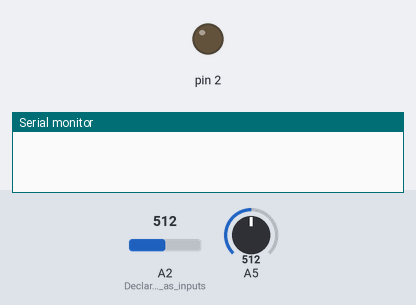
Recording of a sketch running on a simulated Arduino Mega 2560, built with avr-gcc and run on an emulated ATmega2560. On the bench: output pins drawn as LEDs (lit = HIGH), the last lines printed to the serial monitor. The test bench sets the inputs (shaded band); at power-on: A2 (Declaring_pins_as_inputs) = 512, A5 = 512.

Above: at 0.1 s.
At 2.25 s:
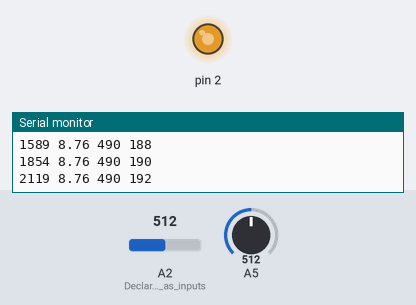
At 9.9 s:
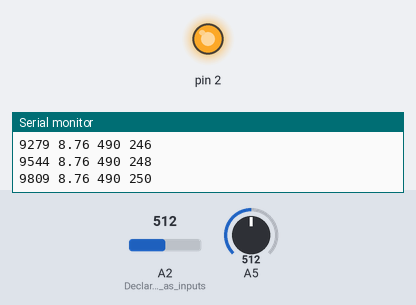
Timing chart, 0 to 11.4 s (numbered marks = the images above):
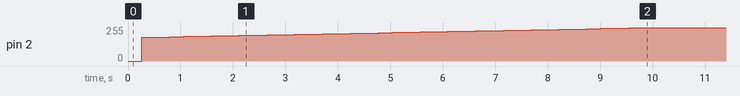

The sketch:

mppt_simple_small_step.ino
```cpp
/*
  Maximum Power Point Tracking - Simple Small

  This is the code of Maximum Power Point Tracking
  which uses simple perturb and observe method to
  reach the maximum power point with a fixed step
  size which is very small. This large step size
  causes the converter reach maximum power point very slowly.

  The circuit:
  * A5 - Analog Input from the current sensor
  * A2 - Analog Input from the voltage sensor
  * 2 - PWM output to the MOSFET of the power converter
  * Resitor divider as the voltage sensor (56K an 22k OUTPUT across 22K)
  * ACS712 based current sensor

  Created 08 JUNE 2016
  By Kartik Samtani

*/

int current; // stores current flowing into the converter - at input
float voltage=0.0; // stores the voltage applied across the input terminals of the converter
float prev_voltage=0.0; // stores the voltage applied across the input terminals of the converter at the previous instant of computation
float power=0.0; // stores the power drawn by the converter at its input terminals from the source
float prev_power=0.0; // stores the power drawn by the converter at its input terminals from the source at the previous instant of computation
int pwm_value = 180; // by defualt the PWM value applied to the MOSFET of the DC-DC converter
int steps = 2; // step size of the PWM values if the operating point of the solar cell is such that V_(solar) < V_(mpp)
int steps2 = 2; // step size of the PWM values if the operating point of the solar cell is such that V_(solar) > V_(mpp)
long unsigned int time_stamp; // a variable which stores the appropriate time stamp for data logging purpose

int meas_current() // Routine to measure the current flowing into the dc-dc converter using ACS712 sensor, Output - current value in mA in integer format
{
  int i = 0;
  int samples = 100; // number of samples over which the average is to be taken
  float sum=0; // accumulator variable for finding the average current
  int value;
  int new_value;
  float temp_current;
  int current;
  int suma=0;
  int avg_current=0.0;

  for(int j=0;j<20;j++)
  {
  for(i=0;i<samples;i++)
   sum+=analogRead(A5);
   value = sum/samples; // callibration steps determined by experimentation using the laboratory source which gave a constant current flowing through the sensor
   new_value = value - 158;
   temp_current = new_value*1.272;
   if(temp_current<0)
   temp_current = 0;
   sum=0;
   current = (int)(temp_current/10);
   current = current * 10;
   suma+=current;
   //suma+=temp_current;
   }
   avg_current = (suma/200)*10; // this step makes the 3 digit value of current in mA insesitive at the unit's place
   return avg_current+40; // while returning the value of current, an offset of 40 was given to get the actual value of current for data-logging purposes
}

float meas_voltage() // Routine to measure the voltage across the input terminals of dc-dc converter, Output - voltage value in volts in integer format
{
  int i = 0;
  int samples = 200; // number of values over which the average is to be taken
  float sum=0;
  int value;
  int new_value;
  float voltage;

  for(i=0;i<samples;i++)
  sum+=analogRead(A2);
  value = sum/samples;
  new_value = value;
  voltage = (float)new_value*5/1023;
  sum = 0;
  return voltage*3.5;
}


void setup() {
  pinMode(A2,INPUT); // Declaring pins as inputs or outputs
  pinMode(A5,INPUT);
  pinMode(2,OUTPUT);
  TCCR3B &= ~0b00000111; // This is to configure the Timer 3 register of ATmel 2560 to give PWM of frequency 32.5KHz at pin 2
  TCCR3B |= 0b00000001;
  Serial.begin(9600); // Configure the UART protocol to work at 9600 bauds
}

void loop()
{
 current = meas_current(); // acquire current and voltage values
 voltage = meas_voltage();

 time_stamp = millis(); // get time stamp
 power = current*voltage; // compute power

 if(power >= prev_power)
 {
  if(voltage > prev_voltage) // region of operation where V_(solar) < V_(mpp)
   {
     pwm_value-=steps;
     if(pwm_value<5) // placing lower and upper bounds on the PWM values
      pwm_value = 5;
     if(pwm_value>250)
      pwm_value = 250;
     analogWrite(2,pwm_value);
   }
  else // region of operation where V_(solar) > V_(mpp)
   {
    //steps = 2;
    pwm_value+=steps2;
    if(pwm_value<5) // placing lower and upper bounds on the PWM values
     pwm_value = 5;
    if(pwm_value>250)
     pwm_value = 250;
    analogWrite(2,pwm_value);
   }
 }
else // region of operation where V_(solar) > V_(mpp)
 {
  if(voltage >= prev_voltage)
   {
     pwm_value+=steps2;
     if(pwm_value<5) // placing lower and upper bounds on the PWM values
      pwm_value = 5;
     if(pwm_value>250)
      pwm_value = 250;
     analogWrite(2,pwm_value);
   }
  else // region of operation where V_(solar) < V_(mpp)
   {
    pwm_value-=steps;
    if(pwm_value<5) // placing lower and upper bounds on the PWM values
     pwm_value = 5;
    if(pwm_value>250)
     pwm_value = 250;
    analogWrite(2,pwm_value);
   }
 }
 prev_power = power; // Updating the values of prev_power and prev_voltage
 prev_voltage = voltage;

 Serial.print(time_stamp); // logging current, voltage and pwm values with the time stamp
 Serial.print(" ");
 Serial.print(voltage);
 Serial.print(" ");
 Serial.print(current);
 Serial.print(" ");
 Serial.println(pwm_value);
}
```

Measured:
- by itself, pin 2: moves from 0/255 to 250/255 over 9.5 s
